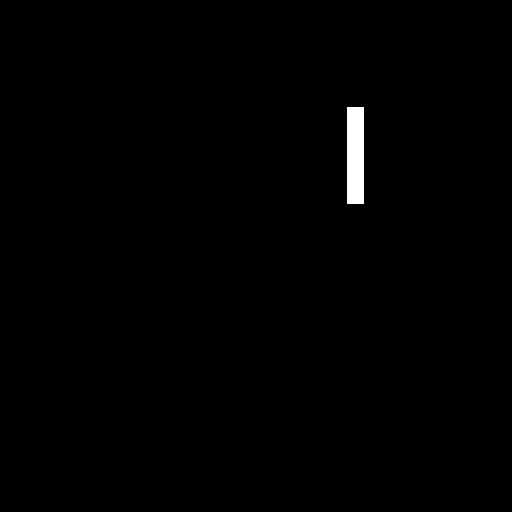
%> input picture Fig0425a_translated_rectangle.tif, 512 x 512 px
$ octave EE485_Project5_FourierFiltering.m   (GNU Octave 9; MATLAB toolbox functions it lacks are replaced by stand-ins)
%> lines starting %> are read from the running program, lines starting %| are printed output that depends on the picture; in (x1, y1, x2, y2) boxes, pixels count from 0 and x2, y2 are one past the last pixel; in counts of white or black regions, pixels touching at a corner belong together; the program's own positions count from 1
%%
%************************************************************
%   Project 5: Fourier Filtering
%   Course:    EE485 / CES 540 Digital Data Transmission
%   Professor: Brendan Hamel-Bissell
%   Student:   Grace Montenegro
%   Date:      03/08/2018
%   Goal:      Use image Fourier transforms to process images
%
%************************************************************

close all;
clear

% Read the given image

A = imread('Fig0425a_translated_rectangle.tif');
%> A is the input picture: size 512x512 uint8; 0.63% white; 1 white region, box (x1, y1, x2, y2) and area: (347, 107, 364, 204) 1649

% Calculate and display the magnitude of the Fourier transform of the
% attached translated rectangle in log10 scale. Explain the features you
% see in the Fourier transform -- what shapes / features in the original
% image cause these features?
%
% Fourier transform descomposes a function of time (signal) into the freq.
% that make it up. So, a sinc wave with a FT results into square waves, or
% viceversa. In this case, it seems to be the first one.
%**************************************************************************

F = fftshift(fft2(A));  % Fourier shift and Fourier Transform image
Amplitude_A = abs(F);   % Getting the magnitude of the FT image
Angle_A = angle(F);     % Getting the angle of the FT image
logScale = 10*log10(Amplitude_A); % log base 10 image from the magnitude

% plot original and resultant images
figure(1)
subplot(1,2,1);
imagesc(A)
title('Original Image')
axis image
axis off
colormap gray


subplot(1,2,2);
imagesc(logScale)
title('Log10 of magnitude image')
axis image
axis off
colormap gray


%%

% Calculate and display the magnitude of the Fourier transform of the
% attached translated rectangle in log10 scale, after you have rotated the
% image by 45 degrees. Explain the impact of rotation on the Fourier
% transform.
%
% Conclusion: The impact is similar to the one before but with the effect
% of the 45 degrees rotation.
%*************************************************************************

B = imrotate(A, 45); % rotate the orginal image by 45 degrees
%> B: size 725x725 uint8; 0.31% white; 1 white region, box (x1, y1, x2, y2) and area: (322, 181, 402, 261) 1644

FB = fftshift(fft2(B));
Amplitude_B = abs(FB);
Angle_B = angle(FB);
logScale_B = log10(Amplitude_B);

figure(2)
subplot(1,2,1);
imagesc(B)
title('Original Image')
axis image
axis off
colormap gray


subplot(1,2,2);
imagesc(logScale_B)
title('Amplitude Image')
axis image
axis off
colormap gray

%%

% Create a low-pass filter, and use the low-pass filter to perform an
% unsharp, or high-boost, mask on the attached blurry moon picture.
% Explain how you chose the size of your filter and how you chose the
% filter shape. Try both a simple step function filter and a Gaussian
% low-pass filter then explain the difference in your results.
%
% Conclusions: Using the blurry moon picture and a simple step function and
% a Gaussian low-pass filter, I got a High-boost sharpenning image.
% Playing with the constants, for example with the radius, the smaller the
% rad more sharpenning I got. And the booster constant plays with the
% constract. we have to recall that low pass filters plays with blurry.
% As we have seen with any image processing, the optimal filtered image,
% would depend on what the final user is looking for. For this case, I
% consider the Gaussian reflect a more realistic image than with the stepF,
% on the other hand, the stepF one could remark things that could be of the
% interest of the final user. The net result looking for the given image
% is an image in which small details were enhanced and the background
% tonality was reasonably preserved.
% Aditionally, I have realized that I could come out with a very but very
% similar result in both cases, it is just a matter of play with the
% constants involved. So we could work with any of them.
%************************************************************************

O = imread('Fig0338a_blurry_moon.tif'); % read image
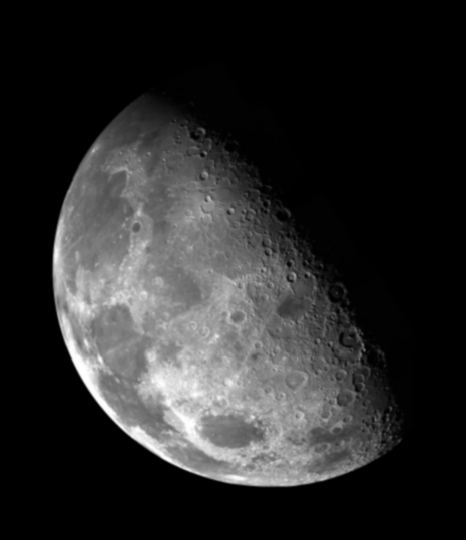
%> input picture Fig0338a_blurry_moon.tif, 466 x 540 px
%> O is the input picture: size 540x466 uint8; min 0, max 254, mean 42.7
C = double(O);
[M,N] = size(C);
[x,y] = meshgrid(1:N, 1:M);

% Step Function filter low-pass

rad = 5;        % radius of the circle to filter

Low_P = ((y - (M/2)).^2 + (x - (N/2)).^2) <= rad.^2 ; % Low Pass filter

FC = fftshift(fft2(C)); % Shift and Fourier Transform of the image
FC = FC .* Low_P;       % FT * Filter
IF = abs(ifft2(FC));    % Magnitude of the inverse FT image
IF = uint8(IF);
%> IF: size 540x466 uint8
Gmask = O - IF;         % Substract from original the filtered image
k= 2;                   % Constant for booster
G = O + k.*Gmask;       % Add a weighted portion of the mask back to the orig

% plot images
figure(3)
subplot(1,2,1);
imagesc(O)
title('Original Image')
axis image
axis off
colormap gray

subplot(1,2,2);
imagesc(G)
title('LP Filtered image (StepF)')
axis image
axis off
colormap gray

%%
% Gaussian low-pass filter
% The steps are the same, the difference is the filter

[x,y] = meshgrid(1:N, 1:M);
c = 3000;   % slope constant
GF = exp(-(((y - M/2).^2+(x - N/2).^2))/c); % Gaussian Low Pass filter

FT = fftshift(fft2(C)); % Shift Fourier Transform
FT = FT .* GF;          % FT * Filter
IFT = abs(ifft2(FT));   % Amplitude inverse FT
IFT = uint8(IFT);
%> IFT: size 540x466 uint8
Gmask_g = O - IFT;    % Substract from original the filtered image
k= 2;                 % Constant for booster
GC = O + k.*Gmask_g;  % Add a weighted portion of the mask back to the orig

figure(4)
subplot(1,2,1);
imagesc(O)
title('Original Image')
axis image
axis off
colormap gray

subplot(1,2,2);
imagesc(GC)
title('Filtered image (Gaussian LP)')
axis image
axis off
colormap gray

% display both filtered images for comparison
figure(5)
imshowpair(G, GC, 'montage');

%%
%**************************************************************************
% Create a high-pass filter, and use it to find the edges of the attached
% thumb print picture. Use either a step function or 1-Gaussian to select
% only the high frequencies. Once your filter is implemented, use
% thresholding to force all values in the image to either 255 or 0. Your
% final image should clearly show the ridges (black) and valleys (white).
% This is how Apple pre-processes their fingerprint images before the
% algorithm that matches them to unlock your phone.
%
%************************************************************************
% Conclusions: I used the step function and select only the high frequencies
% and use thresholding as it was suggested. The resultant filtered image
% it is showing the ridges and valleys. For this exercises, the instructions
% were acomplished. For further studies if there were time, there are two
% areas that it would need to work even more on it, in order to get the
% the filtered image even better. The way to do this, it would be using the
% histogram to localize the specifics areas and this way apply as well the
% corresponding thresholding.
%************************************************************************

O = imread('Fig0457a_thumb_print.tif'); % read image
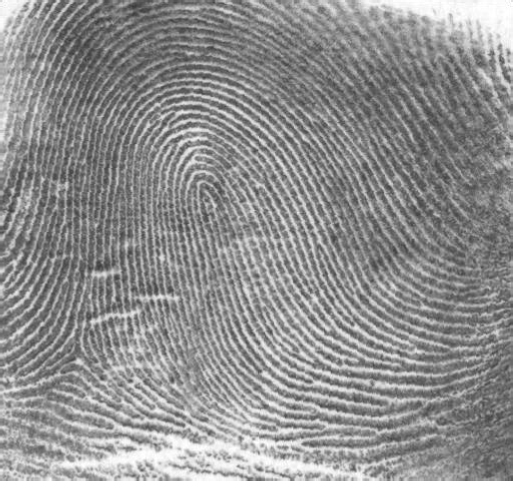
%> input picture Fig0457a_thumb_print.tif, 1026 x 962 px (shown at 1/2 size)
%> O is the input picture: size 962x1026 uint8; min 52, max 255, mean 142.7
C = double(O);
%> C: size 962x1026 double
[M,N] = size(C);
[x,y] = meshgrid(1:N, 1:M);

% high-pass filter

rad = 5;

High_P = ((y - (M/2)).^2 + (x - (N/2)).^2) >= rad.^2 ;

FC = fftshift(fft2(C));     % Shift Fourier Transform
FC = FC .* High_P;          % FT * Filter
IF = abs(ifft2(FC));        % Magnitude of inverse FT image
%> IF: size 962x1026 double

GHmask = double(O) - IF;    % Substract from original the filtered image
k= 2;
GH = double(O) + k.*GHmask; % Add back to orig a weighted portion of the mask

GH = GH - min(min(GH));       % Normalizing
GH = GH/max(max(GH))*255;
GH = uint8(GH);
%> GH: size 962x1026 uint8

% binarizing image
T = 140;

GH(GH<=T) = 0;
GH(GH>T) = 255;
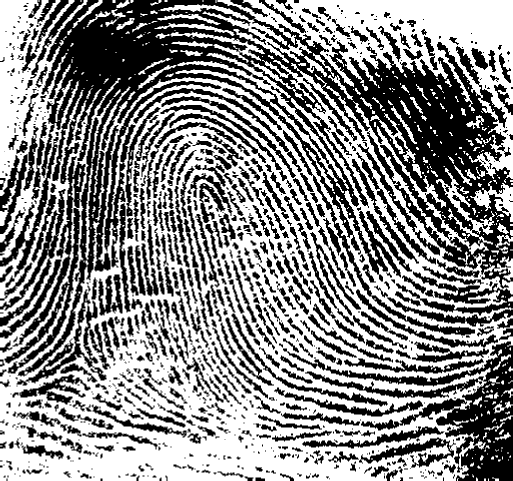
%> GH: size 962x1026 uint8 (shown at 1/2 size); 54.7% white; 1000 black regions (394 under 20 px), largest, box (x1, y1, x2, y2) and area: (9, 0, 1026, 753) 189822, (566, 683, 1026, 962) 31797, (792, 543, 1026, 631) 6098

% plot images
figure(6)
subplot(1,2,1);
imagesc(O)
title('Original Image')
axis image
axis off
colormap gray

subplot(1,2,2);
imagesc(GH)
title('HP Filtered image')
axis image
axis off
colormap gray

%%

%********************** PART II ******************************************

% Calculate the Fourier transform of the attached car image. Identify the
% features in the Fourier transform that cause the Moir? pattern in the
% image.
%
% COMMENTS ABOUT RESULTS: First of all, we have a newspaper image (given).
% The sampling lattice (vertical and horizontal) and dot patterns oriented
% at +- 45 degrees interact to create a uniform moire pattern, so the image
% looks blotchy.
% In the spectrum image, the features that are causing the moire pattern
% are the white crosses shown.

% Read the given image
A = imread('Fig0464a_car_75DPI_Moire.tif');
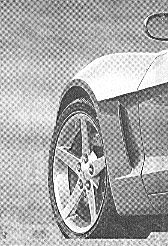
%> input picture Fig0464a_car_75DPI_Moire.tif, 168 x 246 px
%> A is the input picture: size 246x168 uint8; min 0, max 255, mean 169.7

% Calculating the Fourier transform of the given image

F = fftshift(fft2(A));  % Fourier shift and Fourier Transform image
Amplitude_A = abs(F);   % Getting the magnitude of the FT image
%> Amplitude_A: size 246x168 double
logScale = 10*log10(Amplitude_A); % log base 10 image from the magnitude
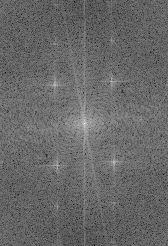
%> logScale: size 246x168 double; min 13.39, max 68.46, mean 35.9; drawn with min black and max white

% plot original and resultant images
figure(7)
subplot(1,2,1);
imagesc(A)
title('Original Image')
axis image
axis off
colormap gray


subplot(1,2,2);
imagesc(logScale)
title('Log10 of magnitude image')
axis image
axis off
colormap gray

%%
%************************************************************************
% Create 5 different Gaussian bandpass filters at different cutoff freq,
% and use these filters to create 5 images of the attached car image.
% Each filtered image should show the components of the original image at
% the frequencies allowed by the bandpass filter. The idea here is to
% separate the image into frequency bins and look at each one individually.
% The lowest frequency filter could be a low-pass, and the highest could be
% a high pass, but make sure these are sized appropriately to illustrate
% the different parts of the image at in each frequency band. Also, you'll
% want to design the bandpass filters to select the features you identified
% above to verify they are the cause of the pattern.

% Read the given image
O = imread('Fig0464a_car_75DPI_Moire.tif');

C = double(O);
%> C: size 246x168 double
[M,N] = size(C);
[x,y] = meshgrid(1:N, 1:M);

Distance = sqrt((y - (M/2)).^2 + (x - (N/2)).^2);

% Filter No 1
% A high width of the band is used with a low cutoff frequencies to get a
% desired image

w = 35;
cutoff_f = 7;

GF = exp(-(((((Distance).^2) - ((cutoff_f).^2)))./(Distance.*w)).^2); % Gaussian

FC = fftshift(fft2(C));     % Shift Fourier Transform
logScale = log10(abs(FC));
FC = FC .* GF;              % FT * Filter
IF = abs(ifft2(FC));        % Magnitude of inverse FT image
%> IF: size 246x168 double


% plot original and resultant images
figure(8)
subplot(2,2,1);
imagesc(O)
title('Original Image')
axis image
axis off
colormap gray

subplot(2,2,2);
imagesc(IF)
title('Gaussian BandPass image')
axis image
axis off
colormap gray

%figure(9)
subplot(2,2,3);
imshowpair(logScale, GF,'blend');
title('overlapping Filter and LogScale image')
axis image
axis off
colormap gray

%%
% For the following filters, I am using the same width of the band but
% changing the the cutoff frequencies. We will see the band pass for each
% and we could see filtering low frequencies and including the white stars
% that cause the moire pattern. For demo purpose and have a better understanding
% we could see in each how impact the image depending on how many of the
% white stars are included. It looks dark because the low frequecies are
% supreme, and the edges shown are due the high frequencies included.


% Filter No 2

w = 20;
cutoff_f = 30;

GF = exp(-(((((Distance).^2) - ((cutoff_f).^2)))./(Distance.*w)).^2); % Gaussian

FC = fftshift(fft2(C));     % Shift Fourier Transform
logScale = log10(abs(FC));
FC = FC .* GF;              % FT * Filter
IF = abs(ifft2(FC));        % Magnitude of inverse FT image
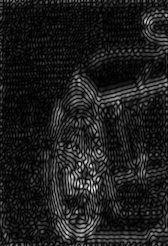
%> IF: size 246x168 double; min 0.0108, max 72.42, mean 8.4; drawn with min black and max white


% plot original and resultant images
figure(10)
subplot(2,2,1);
imagesc(O)
title('Original Image')
axis image
axis off
colormap gray

subplot(2,2,2);
imagesc(IF)
title('Gaussian BandPass image')
axis image
axis off
colormap gray

%figure(11)
subplot(2,2,3);
imshowpair(logScale, GF,'blend');
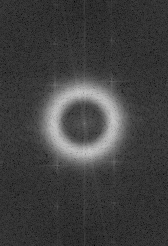
%> displayed picture: size 246x168, on the screen's scale of 0 to 255; min 0, max 199, mean 63.6
title('overlapping Filter and LogScale image')
axis image
axis off
colormap gray

%%
% Filter No. 3

w = 20;
cutoff_f = 60;

GF = exp(-(((((Distance).^2) - ((cutoff_f).^2)))./(Distance.*w)).^2); % Gaussian

FC = fftshift(fft2(C));     % Shift Fourier Transform
logScale = log10(abs(FC));
FC = FC .* GF;              % FT * Filter
IF = abs(ifft2(FC));        % Magnitude of inverse FT image


% plot original and resultant images
figure(12)
subplot(2,2,1);
imagesc(O)
title('Original Image')
axis image
axis off
colormap gray


subplot(2,2,2);
imagesc(IF)
title('Gaussian BandPass image')
axis image
axis off
colormap gray

%figure(13)
subplot(2,2,3);
imshowpair(logScale, GF,'blend');
%> (the rest of the program and of its run is left out)
